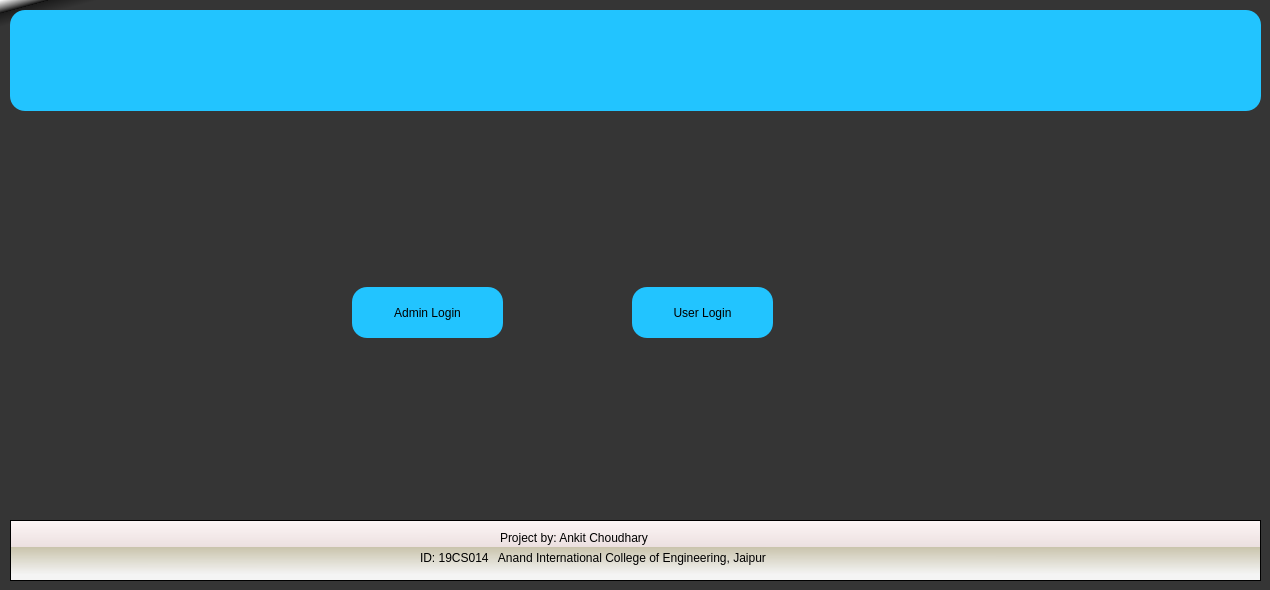
<?xml version="1.0" encoding="UTF-8"?>
<ui version="4.0">
 <class>Form</class>
 <widget class="QWidget" name="Form">
  <property name="geometry">
   <rect>
    <x>0</x>
    <y>0</y>
    <width>1270</width>
    <height>590</height>
   </rect>
  </property>
  <property name="minimumSize">
   <size>
    <width>1270</width>
    <height>590</height>
   </size>
  </property>
  <property name="maximumSize">
   <size>
    <width>1270</width>
    <height>590</height>
   </size>
  </property>
  <property name="windowTitle">
   <string>Form</string>
  </property>
  <property name="styleSheet">
   <string notr="true">#Form{
background-color: qlineargradient(spread:pad, x1:0, y1:0, x2:0.02, y2:0.0340909, stop:0 rgba(255, 255, 255, 255), stop:0.495 rgba(0, 0, 0, 199), stop:0.505 rgba(28, 28, 28, 255), stop:1 rgba(53, 53, 53, 255));
}
#topframe{
background-color: qconicalgradient(cx:0.000472637, cy:0, angle:227.8, stop:0 rgba(30, 0, 255, 255), stop:0.375 rgba(0, 195, 255, 252), stop:0.423533 rgba(37, 0, 255, 255), stop:0.45 rgba(0, 130, 255, 255), stop:0.477581 rgba(0, 56, 255, 252), stop:0.518717 rgba(71, 171, 255, 255), stop:0.542289 rgba(71, 171, 255, 255), stop:0.547264 rgba(68, 134, 249, 255), stop:0.55 rgba(0, 74, 255, 255), stop:0.552239 rgba(21, 93, 243, 255), stop:0.57754 rgba(102, 0, 255, 255), stop:0.625 rgba(0, 185, 255, 247), stop:1 rgba(255, 255, 0, 69));
}
#textBrowser{
background-color: qconicalgradient(cx:0.000472637, cy:0, angle:227.8, stop:0 rgba(30, 0, 255, 255), stop:0.375 rgba(0, 195, 255, 252), stop:0.423533 rgba(37, 0, 255, 255), stop:0.45 rgba(0, 130, 255, 255), stop:0.477581 rgba(0, 56, 255, 252), stop:0.518717 rgba(71, 171, 255, 255), stop:0.542289 rgba(71, 171, 255, 255), stop:0.547264 rgba(68, 134, 249, 255), stop:0.55 rgba(0, 74, 255, 255), stop:0.552239 rgba(21, 93, 243, 255), stop:0.57754 rgba(102, 0, 255, 255), stop:0.625 rgba(0, 185, 255, 247), stop:1 rgba(255, 255, 0, 69));
border:none;
}
#bottomframe{
background-color: qlineargradient(spread:pad, x1:0.025, y1:0.892545, x2:0.0199005, y2:0, stop:0 rgba(244, 244, 244, 255), stop:0.495 rgba(218, 212, 186, 230), stop:0.505 rgba(236, 224, 224, 255), stop:1 rgba(253, 246, 246, 255));
}
QPushButton{
background:#22c4ff;
border-radius:15px;
font: 75 12pt &quot;MS Sans Serif&quot;;
}</string>
  </property>
  <widget class="QFrame" name="bottomframe">
   <property name="geometry">
    <rect>
     <x>10</x>
     <y>520</y>
     <width>1251</width>
     <height>61</height>
    </rect>
   </property>
   <property name="frameShape">
    <enum>QFrame::StyledPanel</enum>
   </property>
   <property name="frameShadow">
    <enum>QFrame::Raised</enum>
   </property>
   <widget class="QLabel" name="label">
    <property name="geometry">
     <rect>
      <x>490</x>
      <y>10</y>
      <width>171</width>
      <height>16</height>
     </rect>
    </property>
    <property name="text">
     <string>Project by: Ankit Choudhary </string>
    </property>
   </widget>
   <widget class="QLabel" name="label_2">
    <property name="geometry">
     <rect>
      <x>410</x>
      <y>30</y>
      <width>381</width>
      <height>16</height>
     </rect>
    </property>
    <property name="text">
     <string>ID: 19CS014   Anand International College of Engineering, Jaipur</string>
    </property>
   </widget>
  </widget>
  <widget class="QPushButton" name="Admin_Login_btn">
   <property name="geometry">
    <rect>
     <x>352</x>
     <y>287</y>
     <width>151</width>
     <height>51</height>
    </rect>
   </property>
   <property name="text">
    <string>Admin Login</string>
   </property>
  </widget>
  <widget class="QPushButton" name="User_Login_btn">
   <property name="geometry">
    <rect>
     <x>632</x>
     <y>287</y>
     <width>141</width>
     <height>51</height>
    </rect>
   </property>
   <property name="text">
    <string>User Login</string>
   </property>
  </widget>
  <widget class="QPushButton" name="topframe">
   <property name="geometry">
    <rect>
     <x>10</x>
     <y>10</y>
     <width>1251</width>
     <height>101</height>
    </rect>
   </property>
   <property name="text">
    <string/>
   </property>
   <property name="icon">
    <iconset>
     <normaloff>Assets/Images/Bank-Management-System.png</normaloff>Assets/Images/Bank-Management-System.png</iconset>
   </property>
   <property name="iconSize">
    <size>
     <width>1300</width>
     <height>520</height>
    </size>
   </property>
  </widget>
 </widget>
 <resources/>
 <connections/>
</ui>
